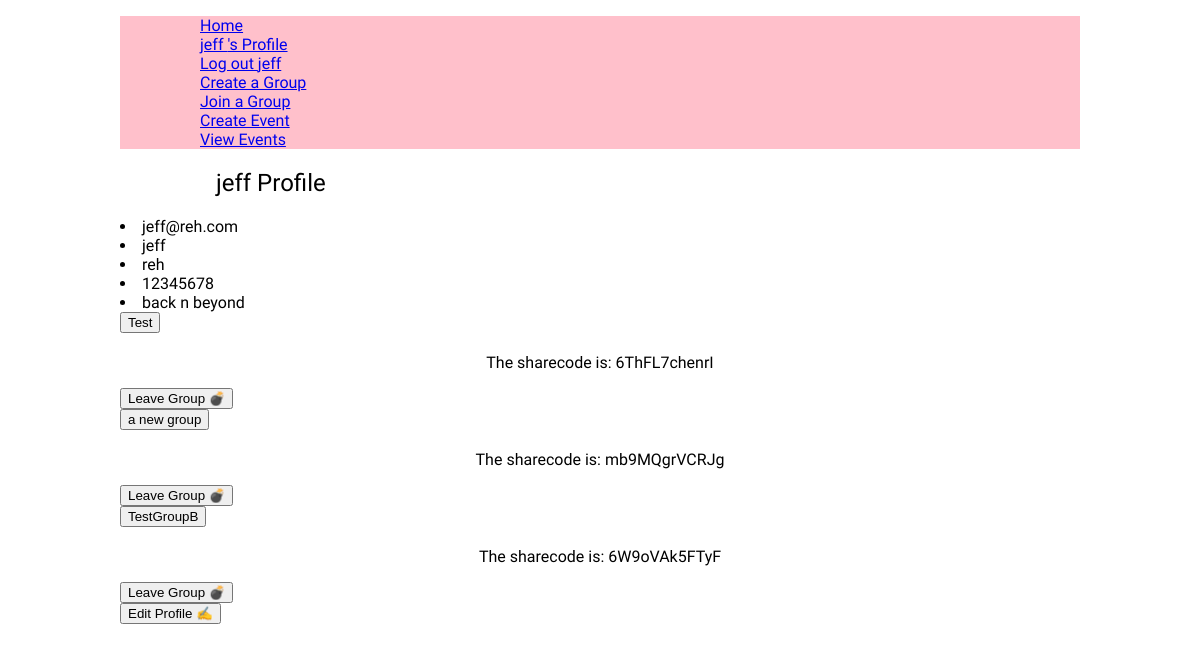
The app's page /user/profile/ (signed in) with its own data.
### user_profile/models.py (models this page shows)
class CustomUser(AbstractUser):
    location = models.CharField(max_length=100, blank=True)
    phone_number = models.CharField( max_length=50, blank=True)
    date_joined = models.DateTimeField( auto_now_add=True)
    def __str__(self):
        return self.username

### group_profile/models.py (models this page shows)
class GroupProfile(models.Model):
    members = models.ManyToManyField(CustomUser, through="UserGroupLink")
    GroupName = models.CharField(blank=False, max_length=128, unique=True)
    GroupColour = models.CharField(blank=False, default='#FFFFFF', max_length=7) #hex colour value, should link to color picker hex on the html side
    DateCreated = models.DateTimeField(auto_now_add=True,)#add the date it was created automatically
    GroupShareCode = models.CharField(
        blank=False,
        max_length=12,
        default=GenerateRandomShareCode
        )
    def __str__(self):
        return self.GroupName

### user_profile/views.py (the view)
# urls.py: path('profile/', views.profile_view, name='profile'),
@login_required
def profile_view(request):
    user = request.user
    groupLinks = UserGroupLink.objects.filter(customUser=user).select_related('groupProfile')
    linkedGroups=[]
    for link in groupLinks:
        item={
            'group':link.groupProfile,
            'GroupShareCode':link.groupProfile.GroupShareCode,
            'GroupColour': link.groupProfile.GroupColour
        }
        linkedGroups.append(item)
    return render(request, 'user_profile/profile.html',{'linkedGroups': linkedGroups})

### user_profile/templates/user_profile/profile.html (shortened to what this page needs)
{% extends "base.html" %}
{% load static %}
{% block content %}
<section>
    {% if user.is_authenticated %}
        <h1>{{user}} Profile</h1>
        <li>{{user.email}}</li>
        <li>{{user.first_name}}</li>
        <li>{{user.last_name}}</li>
        <li>{{user.phone_number}}</li>
        <li>{{user.location}}</li>
        <div class="accordion-container">
        {% for item in linkedGroups %}
            <button class="accordion-button" style="color:{{item.GroupColour}};">{{item.group}}</button>
            <div class="accordion">
                <p>The sharecode is: {{item.GroupShareCode}}</p>
                <a href="{% url 'group:leave' item.group.id %}">
                    <button>Leave Group 💣</button>
                </a>
            </div>
        {% empty %}
            <h2>You're not in any groups yet</h2>
        {% endfor %}
    </div>
        <a href="{% url "user:edit_view" user.id %}">
            <button>Edit Profile ✍</button>
        </a>
    {% else %}
    <h2>User not logged in, please <a href="{% url "user:login" %}">Log In</a> or <a href="{% url "user:register" %}">Sign-Up</a></h2>
    {% endif %}
</section>
{% endblock content %}

### armonario_proj/templates/layout.html (shortened to what this page needs)
{% load static %}
{% url 'home' as home_url %}
{% url "profile" as profile_url %}
<!DOCTYPE html>
<html lang="en">
<head>
    <link rel="stylesheet" href="{% static 'css/style.css' %}">
</head>
<body>
    <header>
        <div>
            <nav>
                <ul>
                    {% if request.path != '/' %}
                        <ul><a href="/">Home</a></ul>
                    {% endif %}
                    {% if user.is_authenticated %}
                        <ul><a href="{% url "user:profile" %}">{{user.username}} 's Profile</a></ul>
                        <ul><a href="{% url "user:logout" %}">Log out {{user.username}}</a></ul>
                        <ul><a href="{% url "group:create" %}">Create a Group</a></ul>
                        <ul><a href="{% url "group:join" %}">Join a Group</a></ul>
                        <ul><a href="{% url "event:create" %}">Create Event</a></ul>
                        <ul><a href="{% url "calendar:list" %}">View Events</a></ul>
                    {% else %}
                        <ul><a href="{% url "user:login" %}">Log in</a></ul>
                        <ul><a href="{% url "user:register" %}">Register</a></ul>
                    {% endif %}
                </ul>
            </nav>
        </div>
    </header>
    <main >
        {% block content %}{% endblock content %}
    </main>
</body>
</html>

### armonario_proj/static/css/style.css (style rules this page uses)
:root { --title-font: "Tagesschrift", system-ui; --secondary-font: "Yuji Syuku", serif; }
h1 { font-family: var(--title-font); font-weight: 400; padding-left: 10%; }
p { font-family: var(--secondary-font); font-size: 1rem; text-align: center; }
body { margin: auto; width: 80%; font-family: var(--secondary-font); min-height: 100dvh; }
header { background-color: pink; }

### records on screen
CustomUser: username "jeff", email "jeff@reh.com", first_name "jeff", last_name "reh", phone_number "12345678", location "back n beyond"
GroupProfile: group "Test", GroupShareCode "6ThFL7chenrI"
GroupProfile: group "a new group", GroupShareCode "mb9MQgrVCRJg"
GroupProfile: group "TestGroupB", GroupShareCode "6W9oVAk5FTyF"
